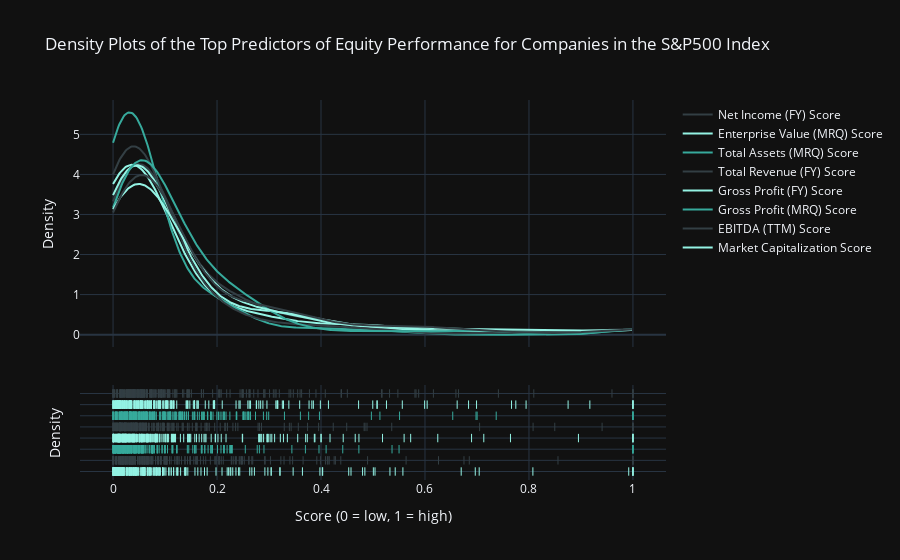
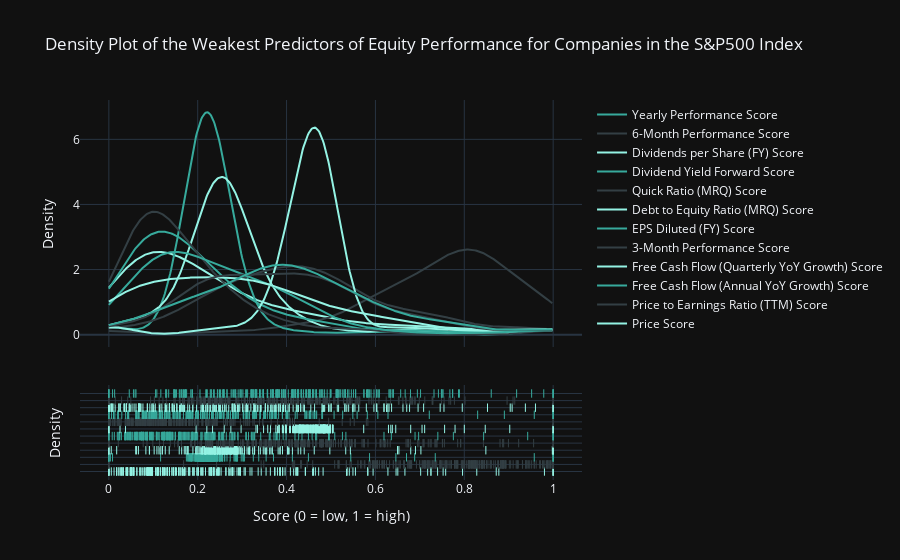

Notebook code cell kept with these figures, in order:
### Code cell
config = {
  'toImageButtonOptions': {
    'format': 'png',
    'filename': 'custom_image',
    'height': 1100,
    'width': 3300,
    'scale': 2
  }
}

viz.score_density_plot(complete_df, high_cor_cols, 'Density Plots of the Top Predictors of Equity Performance for Companies in the S&P500 Index').show(config=config)
viz.score_density_plot(complete_df, low_cor_cols, 'Density Plot of the Weakest Predictors of Equity Performance for Companies in the S&P500 Index').show(config=config)

### Figure 1 — Plotly figure (JSON) as saved in the notebook; plotly's stock layout.template omitted (floating-point values rounded to 4 significant figures; data arrays with more than 128 entries replaced by an {"elided": "..."} marker saying what was removed)
{"data": [{"legendgroup": "Market Capitalization Score", "marker": {"color": "#94F3E4"}, "mode": "lines", "name": "Market Capitalization Score", "showlegend": true, "type": "scatter", "x": {"elided": "500 float values"}, "xaxis": "x", "y": {"elided": "500 float values"}, "yaxis": "y"}, {"legendgroup": "EBITDA (TTM) Score", "marker": {"color": "#333F44"}, "mode": "lines", "name": "EBITDA (TTM) Score", "showlegend": true, "type": "scatter", "x": {"elided": "500 float values"}, "xaxis": "x", "y": {"elided": "500 float values"}, "yaxis": "y"}, {"legendgroup": "Gross Profit (MRQ) Score", "marker": {"color": "#37AA9C"}, "mode": "lines", "name": "Gross Profit (MRQ) Score", "showlegend": true, "type": "scatter", "x": {"elided": "500 float values"}, "xaxis": "x", "y": {"elided": "500 float values"}, "yaxis": "y"}, {"legendgroup": "Gross Profit (FY) Score", "marker": {"color": "#94F3E4"}, "mode": "lines", "name": "Gross Profit (FY) Score", "showlegend": true, "type": "scatter", "x": {"elided": "500 float values"}, "xaxis": "x", "y": {"elided": "500 float values"}, "yaxis": "y"}, {"legendgroup": "Total Revenue (FY) Score", "marker": {"color": "#333F44"}, "mode": "lines", "name": "Total Revenue (FY) Score", "showlegend": true, "type": "scatter", "x": {"elided": "500 float values"}, "xaxis": "x", "y": {"elided": "500 float values"}, "yaxis": "y"}, {"legendgroup": "Total Assets (MRQ) Score", "marker": {"color": "#37AA9C"}, "mode": "lines", "name": "Total Assets (MRQ) Score", "showlegend": true, "type": "scatter", "x": {"elided": "500 float values"}, "xaxis": "x", "y": {"elided": "500 float values"}, "yaxis": "y"}, {"legendgroup": "Enterprise Value (MRQ) Score", "marker": {"color": "#94F3E4"}, "mode": "lines", "name": "Enterprise Value (MRQ) Score", "showlegend": true, "type": "scatter", "x": {"elided": "500 float values"}, "xaxis": "x", "y": {"elided": "500 float values"}, "yaxis": "y"}, {"legendgroup": "Net Income (FY) Score", "marker": {"color": "#333F44"}, "mode": "lines", "name": "Net Income (FY) Score", "showlegend": true, "type": "scatter", "x": {"elided": "500 float values"}, "xaxis": "x", "y": {"elided": "500 float values"}, "yaxis": "y"}, {"legendgroup": "Market Capitalization Score", "marker": {"color": "#94F3E4", "symbol": "line-ns-open"}, "mode": "markers", "name": "Market Capitalization Score", "showlegend": false, "type": "scatter", "x": {"elided": "231 float values"}, "xaxis": "x", "y": {"elided": "231 str values"}, "yaxis": "y2"}, {"legendgroup": "EBITDA (TTM) Score", "marker": {"color": "#333F44", "symbol": "line-ns-open"}, "mode": "markers", "name": "EBITDA (TTM) Score", "showlegend": false, "type": "scatter", "x": {"elided": "231 float values"}, "xaxis": "x", "y": {"elided": "231 str values"}, "yaxis": "y2"}, {"legendgroup": "Gross Profit (MRQ) Score", "marker": {"color": "#37AA9C", "symbol": "line-ns-open"}, "mode": "markers", "name": "Gross Profit (MRQ) Score", "showlegend": false, "type": "scatter", "x": {"elided": "231 float values"}, "xaxis": "x", "y": {"elided": "231 str values"}, "yaxis": "y2"}, {"legendgroup": "Gross Profit (FY) Score", "marker": {"color": "#94F3E4", "symbol": "line-ns-open"}, "mode": "markers", "name": "Gross Profit (FY) Score", "showlegend": false, "type": "scatter", "x": {"elided": "231 float values"}, "xaxis": "x", "y": {"elided": "231 str values"}, "yaxis": "y2"}, {"legendgroup": "Total Revenue (FY) Score", "marker": {"color": "#333F44", "symbol": "line-ns-open"}, "mode": "markers", "name": "Total Revenue (FY) Score", "showlegend": false, "type": "scatter", "x": {"elided": "231 float values"}, "xaxis": "x", "y": {"elided": "231 str values"}, "yaxis": "y2"}, {"legendgroup": "Total Assets (MRQ) Score", "marker": {"color": "#37AA9C", "symbol": "line-ns-open"}, "mode": "markers", "name": "Total Assets (MRQ) Score", "showlegend": false, "type": "scatter", "x": {"elided": "231 float values"}, "xaxis": "x", "y": {"elided": "231 str values"}, "yaxis": "y2"}, {"legendgroup": "Enterprise Value (MRQ) Score", "marker": {"color": "#94F3E4", "symbol": "line-ns-open"}, "mode": "markers", "name": "Enterprise Value (MRQ) Score", "showlegend": false, "type": "scatter", "x": {"elided": "231 float values"}, "xaxis": "x", "y": {"elided": "231 str values"}, "yaxis": "y2"}, {"legendgroup": "Net Income (FY) Score", "marker": {"color": "#333F44", "symbol": "line-ns-open"}, "mode": "markers", "name": "Net Income (FY) Score", "showlegend": false, "type": "scatter", "x": {"elided": "231 float values"}, "xaxis": "x", "y": {"elided": "231 str values"}, "yaxis": "y2"}], "layout": {"barmode": "overlay", "hovermode": "closest", "legend": {"traceorder": "reversed"}, "title": {"text": "Density Plots of the Top Predictors of Equity Performance for Companies in the S&P500 Index"}, "xaxis": {"anchor": "y2", "domain": [0, 1], "title": {"text": "Score (0 = low, 1 = high)"}, "zeroline": false}, "yaxis": {"anchor": "free", "domain": [0.35, 1], "position": 0, "title": {"text": "Density"}}, "yaxis2": {"anchor": "x", "domain": [0, 0.25], "dtick": 1, "showticklabels": false, "title": {"text": "Density"}}}}

### Figure 2 — Plotly figure (JSON) as saved in the notebook; plotly's stock layout.template omitted (floating-point values rounded to 4 significant figures; data arrays with more than 128 entries replaced by an {"elided": "..."} marker saying what was removed)
{"data": [{"legendgroup": "Price Score", "marker": {"color": "#94F3E4"}, "mode": "lines", "name": "Price Score", "showlegend": true, "type": "scatter", "x": {"elided": "500 float values"}, "xaxis": "x", "y": {"elided": "500 float values"}, "yaxis": "y"}, {"legendgroup": "Price to Earnings Ratio (TTM) Score", "marker": {"color": "#333F44"}, "mode": "lines", "name": "Price to Earnings Ratio (TTM) Score", "showlegend": true, "type": "scatter", "x": {"elided": "500 float values"}, "xaxis": "x", "y": {"elided": "500 float values"}, "yaxis": "y"}, {"legendgroup": "Free Cash Flow (Annual YoY Growth) Score", "marker": {"color": "#37AA9C"}, "mode": "lines", "name": "Free Cash Flow (Annual YoY Growth) Score", "showlegend": true, "type": "scatter", "x": {"elided": "500 float values"}, "xaxis": "x", "y": {"elided": "500 float values"}, "yaxis": "y"}, {"legendgroup": "Free Cash Flow (Quarterly YoY Growth) Score", "marker": {"color": "#94F3E4"}, "mode": "lines", "name": "Free Cash Flow (Quarterly YoY Growth) Score", "showlegend": true, "type": "scatter", "x": {"elided": "500 float values"}, "xaxis": "x", "y": {"elided": "500 float values"}, "yaxis": "y"}, {"legendgroup": "3-Month Performance Score", "marker": {"color": "#333F44"}, "mode": "lines", "name": "3-Month Performance Score", "showlegend": true, "type": "scatter", "x": {"elided": "500 float values"}, "xaxis": "x", "y": {"elided": "500 float values"}, "yaxis": "y"}, {"legendgroup": "EPS Diluted (FY) Score", "marker": {"color": "#37AA9C"}, "mode": "lines", "name": "EPS Diluted (FY) Score", "showlegend": true, "type": "scatter", "x": {"elided": "500 float values"}, "xaxis": "x", "y": {"elided": "500 float values"}, "yaxis": "y"}, {"legendgroup": "Debt to Equity Ratio (MRQ) Score", "marker": {"color": "#94F3E4"}, "mode": "lines", "name": "Debt to Equity Ratio (MRQ) Score", "showlegend": true, "type": "scatter", "x": {"elided": "500 float values"}, "xaxis": "x", "y": {"elided": "500 float values"}, "yaxis": "y"}, {"legendgroup": "Quick Ratio (MRQ) Score", "marker": {"color": "#333F44"}, "mode": "lines", "name": "Quick Ratio (MRQ) Score", "showlegend": true, "type": "scatter", "x": {"elided": "500 float values"}, "xaxis": "x", "y": {"elided": "500 float values"}, "yaxis": "y"}, {"legendgroup": "Dividend Yield Forward Score", "marker": {"color": "#37AA9C"}, "mode": "lines", "name": "Dividend Yield Forward Score", "showlegend": true, "type": "scatter", "x": {"elided": "500 float values"}, "xaxis": "x", "y": {"elided": "500 float values"}, "yaxis": "y"}, {"legendgroup": "Dividends per Share (FY) Score", "marker": {"color": "#94F3E4"}, "mode": "lines", "name": "Dividends per Share (FY) Score", "showlegend": true, "type": "scatter", "x": {"elided": "500 float values"}, "xaxis": "x", "y": {"elided": "500 float values"}, "yaxis": "y"}, {"legendgroup": "6-Month Performance Score", "marker": {"color": "#333F44"}, "mode": "lines", "name": "6-Month Performance Score", "showlegend": true, "type": "scatter", "x": {"elided": "500 float values"}, "xaxis": "x", "y": {"elided": "500 float values"}, "yaxis": "y"}, {"legendgroup": "Yearly Performance Score", "marker": {"color": "#37AA9C"}, "mode": "lines", "name": "Yearly Performance Score", "showlegend": true, "type": "scatter", "x": {"elided": "500 float values"}, "xaxis": "x", "y": {"elided": "500 float values"}, "yaxis": "y"}, {"legendgroup": "Price Score", "marker": {"color": "#94F3E4", "symbol": "line-ns-open"}, "mode": "markers", "name": "Price Score", "showlegend": false, "type": "scatter", "x": {"elided": "231 float values"}, "xaxis": "x", "y": {"elided": "231 str values"}, "yaxis": "y2"}, {"legendgroup": "Price to Earnings Ratio (TTM) Score", "marker": {"color": "#333F44", "symbol": "line-ns-open"}, "mode": "markers", "name": "Price to Earnings Ratio (TTM) Score", "showlegend": false, "type": "scatter", "x": {"elided": "231 float values"}, "xaxis": "x", "y": {"elided": "231 str values"}, "yaxis": "y2"}, {"legendgroup": "Free Cash Flow (Annual YoY Growth) Score", "marker": {"color": "#37AA9C", "symbol": "line-ns-open"}, "mode": "markers", "name": "Free Cash Flow (Annual YoY Growth) Score", "showlegend": false, "type": "scatter", "x": {"elided": "231 float values"}, "xaxis": "x", "y": {"elided": "231 str values"}, "yaxis": "y2"}, {"legendgroup": "Free Cash Flow (Quarterly YoY Growth) Score", "marker": {"color": "#94F3E4", "symbol": "line-ns-open"}, "mode": "markers", "name": "Free Cash Flow (Quarterly YoY Growth) Score", "showlegend": false, "type": "scatter", "x": {"elided": "231 float values"}, "xaxis": "x", "y": {"elided": "231 str values"}, "yaxis": "y2"}, {"legendgroup": "3-Month Performance Score", "marker": {"color": "#333F44", "symbol": "line-ns-open"}, "mode": "markers", "name": "3-Month Performance Score", "showlegend": false, "type": "scatter", "x": {"elided": "231 float values"}, "xaxis": "x", "y": {"elided": "231 str values"}, "yaxis": "y2"}, {"legendgroup": "EPS Diluted (FY) Score", "marker": {"color": "#37AA9C", "symbol": "line-ns-open"}, "mode": "markers", "name": "EPS Diluted (FY) Score", "showlegend": false, "type": "scatter", "x": {"elided": "231 float values"}, "xaxis": "x", "y": {"elided": "231 str values"}, "yaxis": "y2"}, {"legendgroup": "Debt to Equity Ratio (MRQ) Score", "marker": {"color": "#94F3E4", "symbol": "line-ns-open"}, "mode": "markers", "name": "Debt to Equity Ratio (MRQ) Score", "showlegend": false, "type": "scatter", "x": {"elided": "231 float values"}, "xaxis": "x", "y": {"elided": "231 str values"}, "yaxis": "y2"}, {"legendgroup": "Quick Ratio (MRQ) Score", "marker": {"color": "#333F44", "symbol": "line-ns-open"}, "mode": "markers", "name": "Quick Ratio (MRQ) Score", "showlegend": false, "type": "scatter", "x": {"elided": "231 float values"}, "xaxis": "x", "y": {"elided": "231 str values"}, "yaxis": "y2"}, {"legendgroup": "Dividend Yield Forward Score", "marker": {"color": "#37AA9C", "symbol": "line-ns-open"}, "mode": "markers", "name": "Dividend Yield Forward Score", "showlegend": false, "type": "scatter", "x": {"elided": "231 float values"}, "xaxis": "x", "y": {"elided": "231 str values"}, "yaxis": "y2"}, {"legendgroup": "Dividends per Share (FY) Score", "marker": {"color": "#94F3E4", "symbol": "line-ns-open"}, "mode": "markers", "name": "Dividends per Share (FY) Score", "showlegend": false, "type": "scatter", "x": {"elided": "231 float values"}, "xaxis": "x", "y": {"elided": "231 str values"}, "yaxis": "y2"}, {"legendgroup": "6-Month Performance Score", "marker": {"color": "#333F44", "symbol": "line-ns-open"}, "mode": "markers", "name": "6-Month Performance Score", "showlegend": false, "type": "scatter", "x": {"elided": "231 float values"}, "xaxis": "x", "y": {"elided": "231 str values"}, "yaxis": "y2"}, {"legendgroup": "Yearly Performance Score", "marker": {"color": "#37AA9C", "symbol": "line-ns-open"}, "mode": "markers", "name": "Yearly Performance Score", "showlegend": false, "type": "scatter", "x": {"elided": "231 float values"}, "xaxis": "x", "y": {"elided": "231 str values"}, "yaxis": "y2"}], "layout": {"barmode": "overlay", "hovermode": "closest", "legend": {"traceorder": "reversed"}, "title": {"text": "Density Plot of the Weakest Predictors of Equity Performance for Companies in the S&P500 Index"}, "xaxis": {"anchor": "y2", "domain": [0, 1], "title": {"text": "Score (0 = low, 1 = high)"}, "zeroline": false}, "yaxis": {"anchor": "free", "domain": [0.35, 1], "position": 0, "title": {"text": "Density"}}, "yaxis2": {"anchor": "x", "domain": [0, 0.25], "dtick": 1, "showticklabels": false, "title": {"text": "Density"}}}}
